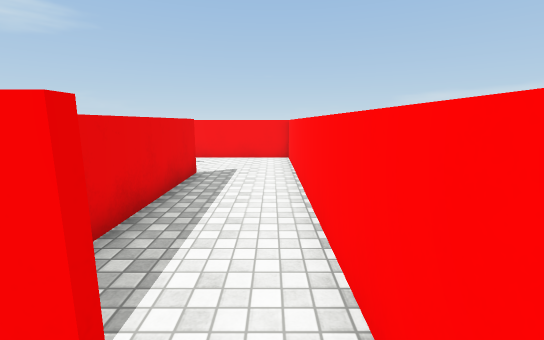
View 1 (above)

12 first-person views from a walk through a scene from a Unity 3-D project. The camera is 1.5 m above the floor, tilts 10° down and sees 90° across. The floor is counted in squares, 1 m on a side. Each view is taken from the middle of a square. On the plan, view 1 faces up. The plan holds only what a view shows up to about 14 squares ahead; the rest is blank. The place goes on beyond the plan. The player character is not drawn. Surface patterns are stand-ins for the level's own textures.

View 2
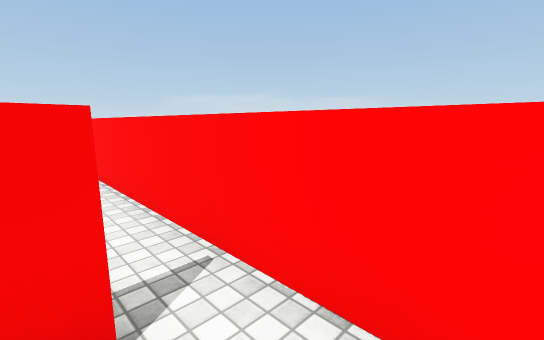

View 3
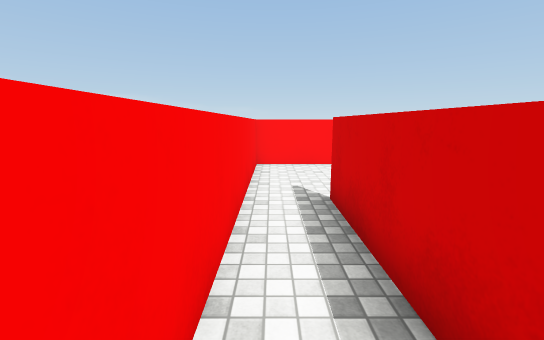

View 4
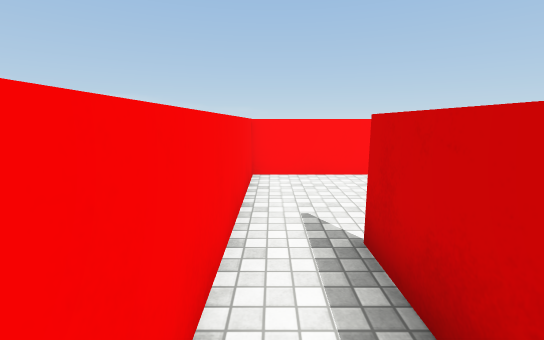

View 5
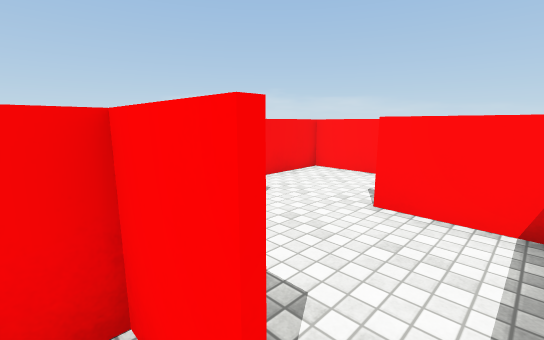

View 6
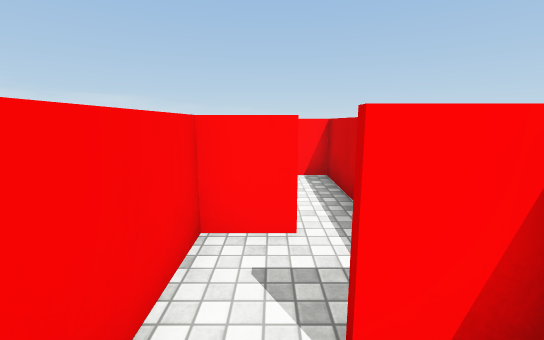

View 7
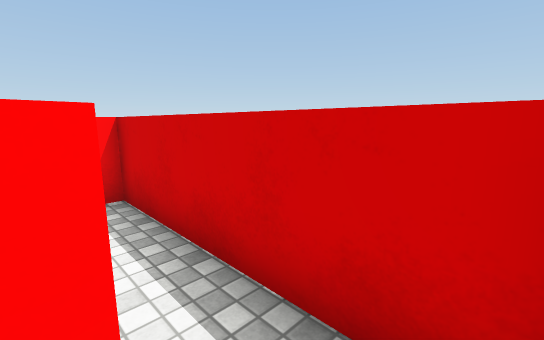

View 8
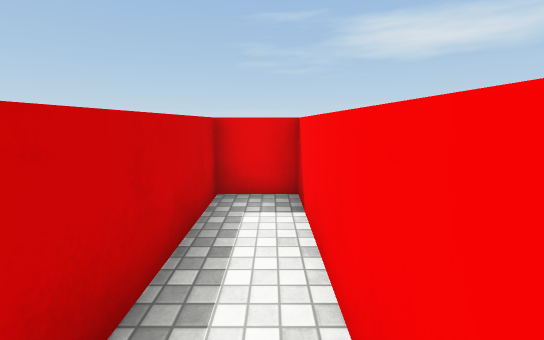

View 9
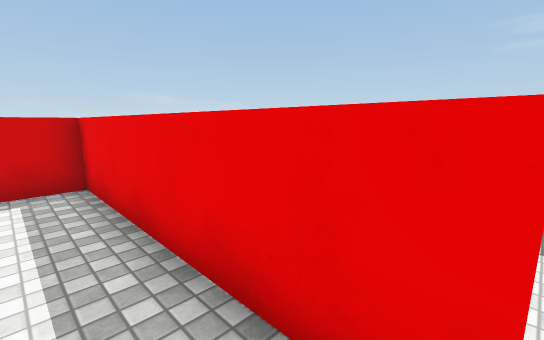

View 10
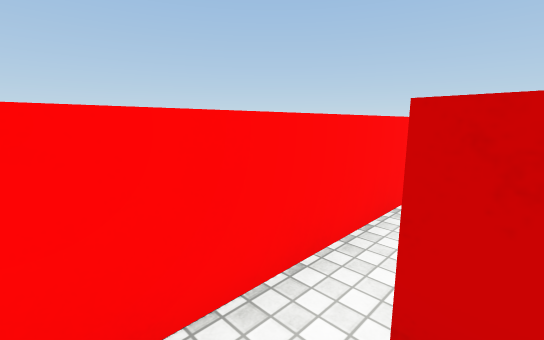

View 11
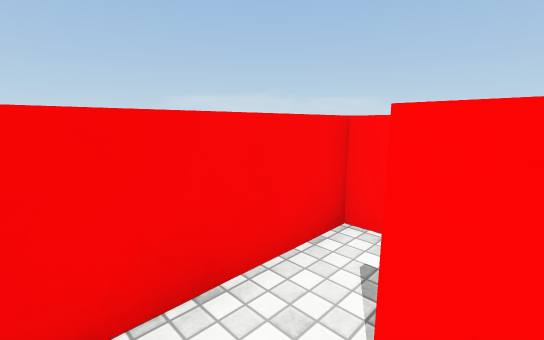

View 12
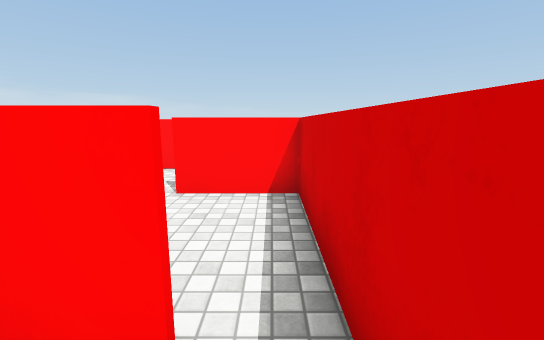

### Floor plan
Points are (right, up) in squares from view 1. A wall is a line through its corners. A room is listed if a view was taken in it or the views show most of it. See-through windows are left out.
Room 1 (views 1, 2)
walls: (0.7, -3.1) (0.7, 0.4); (-0.6, 0.8) (-1.1, 0.8)
ways out: opening at (0, 1) to room 2
Room 2 (views 3, 4, 8, 9, 10)
walls: (-2.3, 8.1) (-2.3, 0.9) (-0.6, 0.9); (-6.6, 5.4) (-2.4, 5.4) (-2.4, 8.1); (0.7, 0.4) (0.7, 11.6) (-9.5, 11.6) (-9.5, 9.9) (-3.8, 9.9)
ways out: opening at (0, 1) to room 1; opening at (-6, 6) to room 3
Room 3 (views 5, 6, 7, 11, 12)
walls: (-6.5, 6.6) (-6.5, 8) (-10.2, 8); (-8.1, 5.4) (-6.6, 5.4); (-8.6, 5.4) (-8.6, 6.6)
ways out: opening at (-6, 6) to room 2

Where each view was taken, in squares from view 1:
view 1: 0 up, 0 right, facing up
view 2: 1 down, 1 left, facing up-right
view 3: 11 up, 9 left, facing right
view 4: 11 up, 7 left, facing right
view 5: 6 up, 7 left, facing up-right
view 6: 7 up, 10 left, facing right
view 7: 7 up, 8 left, facing down-right
view 8: 11 up, 4 left, facing left
view 9: 8 up, 1 left, facing down-left
view 10: 2 up, 1 left, facing down-right
view 11: 6 up, 10 left, facing up-right
view 12: 6 up, 8 left, facing right
